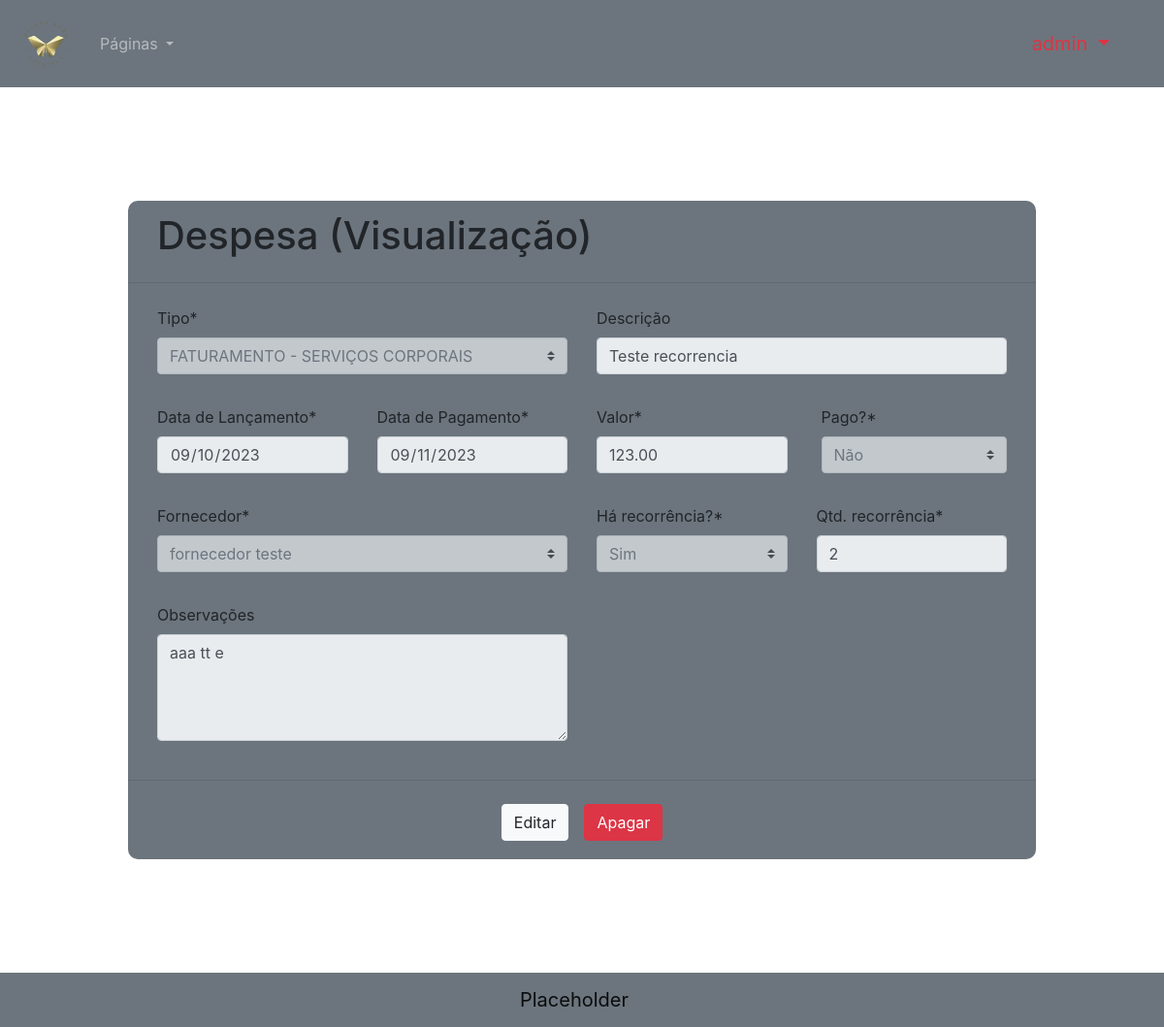
Page /invoice/3 (signed in) on the earlier database version.
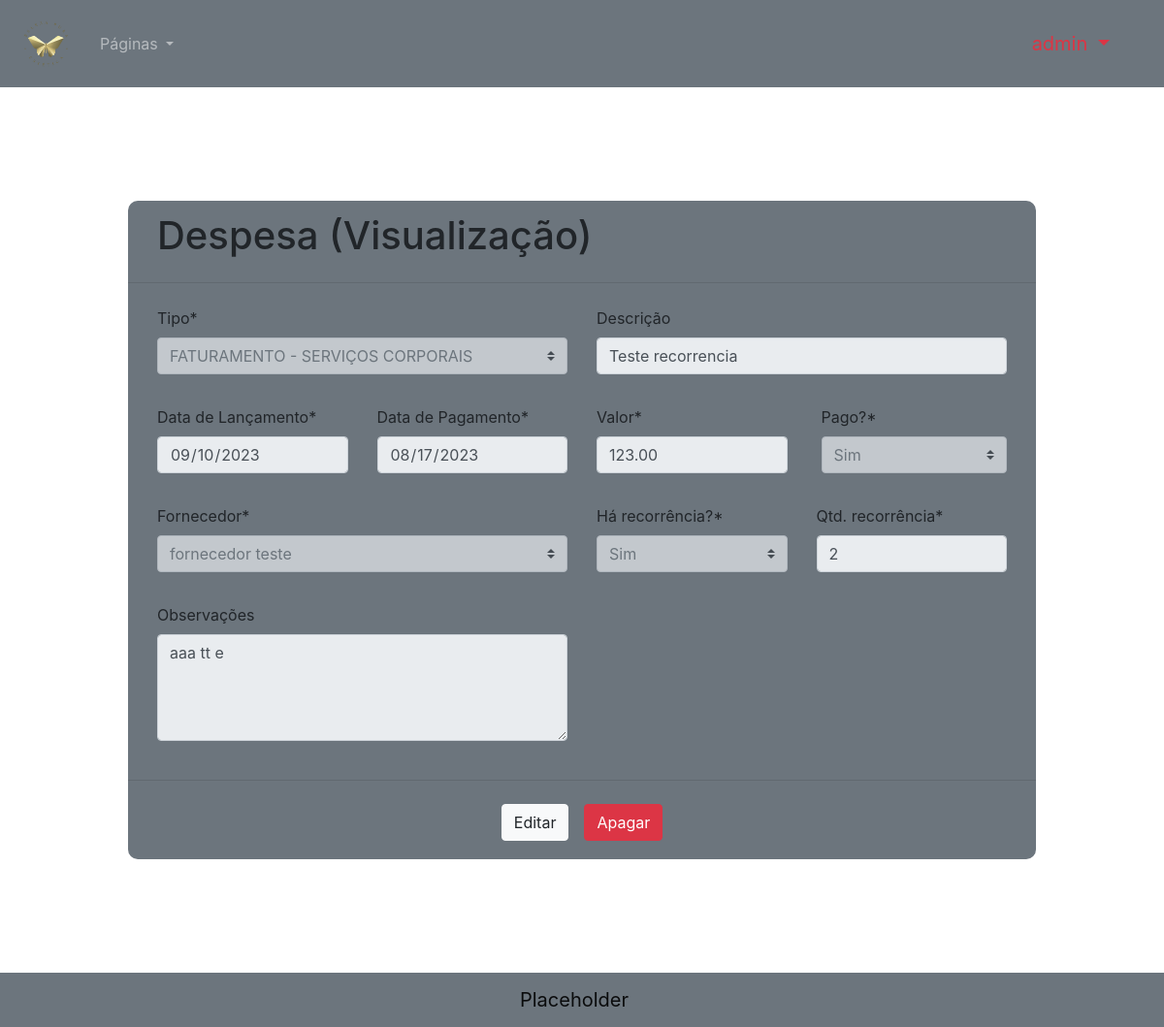
Same page on the later database version.
### main/models.py (models this page shows, shortened)
class Invoice(models.Model):
    invoice_type = models.ForeignKey("Account", null=True, blank=True, on_delete=models.SET_NULL)
    supplier = models.ForeignKey("Supplier", null=True, blank=True, on_delete=models.SET_NULL)
    payment_type = models.ForeignKey("PaymentType", null=True, blank=True, on_delete=models.SET_NULL)
    generator_sale = models.ForeignKey("Sale", null=True, blank=True, on_delete=models.CASCADE)
    description = models.CharField(max_length=200)
    release_date = models.DateField()
    due_date = models.DateField(default=datetime.date.today())
    payment_date = models.DateField(blank=True, null=True)
    cost = models.DecimalField(max_digits=8, decimal_places=2)
    paid = models.BooleanField(default=False)
    recurring = models.BooleanField(default=False)
    recurring_qtd = models.IntegerField(blank=True, null=True)
    recurring_time = models.IntegerField(blank=True, null=True)
    obs = models.CharField(max_length=200)

class Account(models.Model):
    number = models.CharField(max_length=30, verbose_name="Código")
    name = models.CharField(max_length=80, verbose_name="Descrição Sistema")
    is_expense = models.BooleanField(verbose_name="Saída?")
    account_type = models.ForeignKey("AccountType", on_delete=models.CASCADE, verbose_name="Tipo")
    commentary = models.CharField(max_length=50, verbose_name="Comentário")
    class Meta:
        verbose_name = 'Conta'
        verbose_name_plural = 'Contas'

class Supplier(models.Model):
    name = models.CharField(max_length=40, verbose_name="Nome Fantasia", default="")
    cnpj = models.CharField(max_length=40, verbose_name="CNPJ", default="")
    address = models.CharField(max_length=40, verbose_name="Endereço", default="")
    cep = models.CharField(max_length=40, verbose_name="CEP", default="")
    class Meta:
        verbose_name = 'Fornecedor'
        verbose_name_plural = 'Fornecedores'

### main/views.py (the view, shortened to what this page needs)
# urls.py: path("invoice/<int:invoice_id>", views.ViewInvoice, name="view_invoice"),
@login_required(login_url="/login/")
@user_passes_test(user_is_staff, login_url="login")
def ViewInvoice(request, invoice_id):
    invoice = Invoice.objects.get(pk=invoice_id)
    time = ""
    if invoice.recurring_time == '7':
        time = "Semanal"
    elif invoice.recurring_time == '15':
        time = "Quinzenal"
    elif invoice.recurring_time == '30':
        time = "Mensal"
    paid = ""
    if invoice.paid == True:
        paid = "Sim"
    else:
        paid = "Não"
    recurring = ""
    if invoice.recurring == True:
        recurring = "Sim"
    else:
        recurring = "Não"
    context = {
        "perms":request.user.get_all_permissions(),
        "username" : request.user,
        "invoice" : invoice,
        "time" : time,
        "paid" : paid,
        "recurring" : recurring,
    }
    return render(request, "html/view_invoice.html", context)

### main/views.py (called while the page is built)
def user_is_staff(user):
    return user.groups.filter(name='Financeiro').exists() or user.is_superuser

### main/templates/html/view_invoice.html (shortened to what the changed rows need)
{% extends "./main.html" %}
{% load static %}
    {% block body %}
    <div class="container-fluid">
        <form id="deleteForm" action="{% url 'view_invoice' invoice.pk%}" method="post" class="box bg-secondary">
            <div class="col row">
                <h1 class="col align-self-center">Despesa (Visualização)</h1>
            </div>
            <div class="col row justify-content-lg-around justify-content-lg-between py-2">
                <div class="col-6 d-flex flex-column form-group">
                    <label for="TipoConta">Tipo*</label>
                    <select class="custom-select" disabled id="TipoConta" name="invoice_type">
                        <option value="{{invoice.invoice_type.pk}}" selected>{{invoice.invoice_type.name}}</option>
                    </select>
                </div>
                <div class="col-6 d-flex flex-column form-group">
                    <label for="Descrição">Descrição</label>
                    <input class="form-control" value="{{invoice.description}}" disabled id="Descrição" name="description" type="text">
                </div>
            </div>
            <div class="col row justify-content-lg-around justify-content-center py-2">
                <div class="col-3 d-flex flex-column form-group">
                    <label for="Lançamento">Data de Lançamento*</label>
                    <input class="form-control" value="{{invoice.release_date|date:"Y-m-d"}}" disabled  id="Lançamento" name="release_date" type="date">
                </div>
                <div class="col-3 d-flex flex-column form-group">
                    <label for="Pagamento">Data de Pagamento*</label>
                    <input class="form-control" value="{{invoice.payment_date|date:"Y-m-d"}}" disabled  id="Pagamento" name="payment_date" type="date">
                </div>
                <div class="col-3 d-flex flex-column form-group">
                    <label for="Nascimento">Valor*</label>
                    <input class="form-control" value="{{invoice.cost}}" disabled  id="Nascimento" name="cost" type="number">
                </div>
                <div class="col-3 d-flex form-check flex-column form-group">
                    <label for="Inadimplente">Pago?*</label>
                    <select class="custom-select" class="form-select" disabled id="Inadimplente" name="paid">
                        <option value="{{invoice.paid}}" selected>{{paid}}</option>
                    </select>
                </div>
            </div>
            <div class="col row justify-content-lg-around justify-content-lg-between py-2">
                <div class="col-6 d-flex flex-column form-group">
                    <label for="supplier">Fornecedor*</label>
                    <select class="custom-select" disabled  id="supplier" name="unit">
                        <option value="{{invoice.supplier.pk}}" selected>{{invoice.supplier.name}}</option>
                    </select>
                </div>
                <div id="qtd_div" class="col-3 d-flex flex-column form-group" {% if not invoice.recurring %} style="visibility: hidden" {% endif %}>
                    <label for="Qtd">Qtd. recorrência*</label>
                    <input class="form-control" id="Qtd" disabled name="recurring_qtd" type="number" value="{{invoice.recurring_qtd}}">
                </div>
            </div>
            <div class="col row justify-content-lg-around justify-content-lg-between py-2">
                <div class="col-6 d-flex flex-column form-group">
                    <label for="OBS">Observações</label>
                    <textarea disabled class="form-control" name="obs" id="OBS" cols="20" rows="4">{{invoice.obs}}</textarea>
                </div>
            </div>
        </form>
      </div>
    {% endblock %}

Differences in the rows shown:
changed Invoice "Teste recorrencia": payment_date "09/11/2023" → "08/17/2023"
Other differences:
form field paid: "Não" → "Sim"
